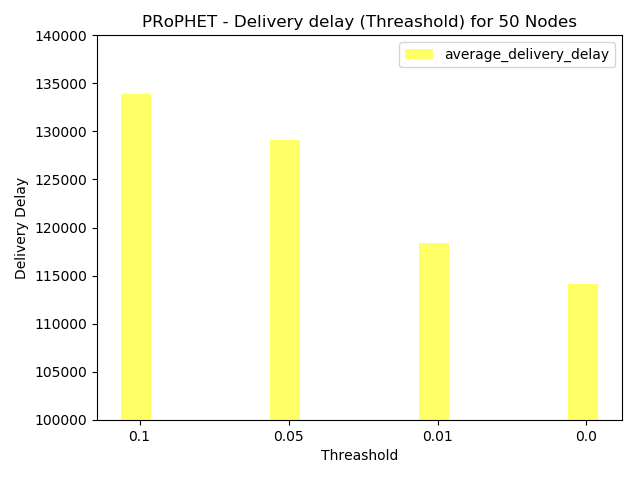

Reproduce this figure in Python.
# -*- coding: utf-8 -*-
"""
Created on Tue Sep 18 11:52:35 2018

@author: krishanth
"""

# -*- coding: utf-8 -*-
"""
Created on Tue Sep 18 10:47:05 2018

@author: krishanth
"""

#!/usr/bin/python
# Script to plot the stats extracted related to sent
# packets.
#
# Author: Asanga Udugama (adu@comnets.uni-bremen.de)
# Date: 22-aug-2017

import numpy as np
import matplotlib.pyplot as plt

n_groups = 4
   
average_delivery_delay = (133841,129144, 118405, 114141)
#Delivery_Rate = (63.10, 61.55, 58.5, 54.26, 50, 47.12  ) 


fig, ax = plt.subplots()

index = np.arange(n_groups)
bar_width = 0.2

opacity = 0.6

rects1 = plt.bar(index, average_delivery_delay, bar_width,
                 alpha=opacity,
                 color='yellow', label='average_delivery_delay')

plt.xlabel('Threashold')
plt.ylabel('Delivery Delay')
plt.title('PRoPHET - Delivery delay (Threashold) for 50 Nodes')
plt.xticks(index + (bar_width * 0.125), ('0.1','0.05', '0.01', '0.0'))

plt.ylim(100000, 140000)

plt.legend()

plt.tight_layout()
plt.show()
